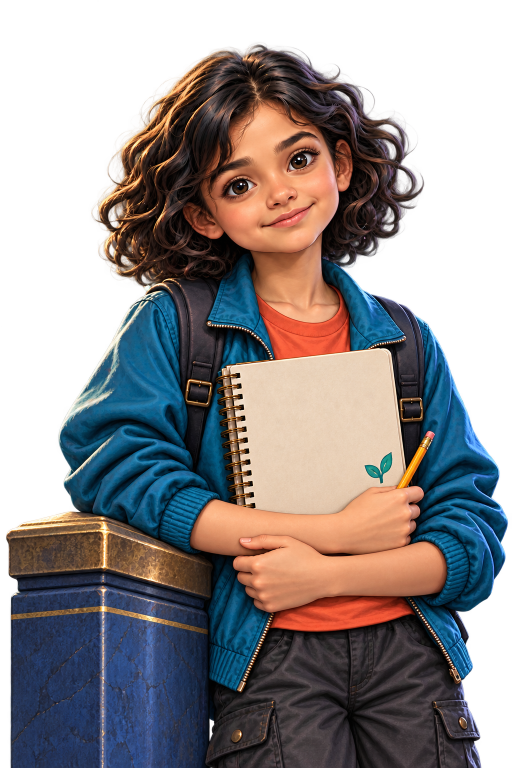
#> input picture Tasks/FInalChangesTask/library/C-AHANA-LEAN-02.png, 1024 x 1536 px, given in place of M01-D01.png, which was not available (shown at 1/2 size)
$ python p005_b1_vignettes.py
#> lines starting #> are read from the running program, lines starting #| are printed output that depends on the picture
# P005 (B1 light rebuild): two feathered vignettes from M01-D01 (upper-right pavilions):
# TOWNW.png lamp-warm (Sam), TOWNC.png frost-graded with snow (Sarah). Free, PIL only.
import random
from PIL import Image, ImageFilter, ImageDraw, ImageOps, ImageChops
T = "/home/akasdh/Desktop/Projects/ComicAgent/Tasks/"
OUT = T + "PdfSheetsGenTask/CH01/P005/assets/img/"
W, H = 260, 640                       # 4 px/pt for a 65 x 160 pt slot
src = Image.open(T + "BagroundGenTask/out/plates/M01-D01.png").convert("RGB")
crop = src.crop((786, 96, 912, 406)).resize((W, H), Image.LANCZOS).filter(ImageFilter.UnsharpMask(2, 50, 2))
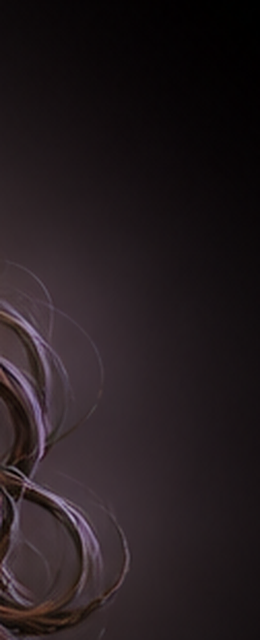
#> crop: PIL image 260x640 RGB; mean R, G, B 36.3, 27.7, 30.8
CREAM = (247, 241, 227)

def chmul(img, k):
    return Image.merge("RGB", [c.point(lambda v, f=f: min(255, int(v * f))) for c, f in zip(img.split(), k)])

def warm(im):
    w = chmul(im, (1.16, 1.02, 0.78))
    lum = ImageOps.grayscale(im)
    amber = ImageOps.colorize(lum, (70, 38, 22), (255, 226, 170))      # lamp-lit dusk: blue night pulled to amber
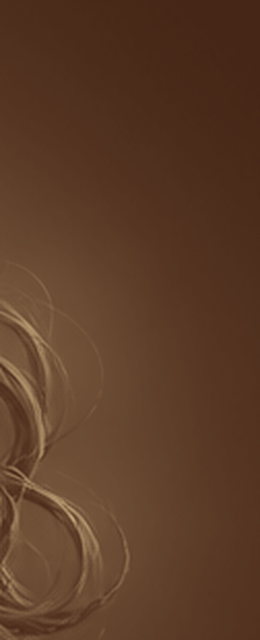
#> amber: PIL image 260x640 RGB; mean R, G, B 91.7, 60.1, 39.3
    return Image.blend(w, amber, 0.62)

def cold(im, seed):
    random.seed(seed)
    gray = ImageOps.grayscale(im)
    c = Image.blend(im, gray.convert("RGB"), 0.62)
    c = chmul(c, (0.78, 0.92, 1.20))
    c = c.point(lambda v: int(255 - (255 - v) ** 1.22 / 255 ** 0.22))
    ice = Image.new("RGB", im.size, (220, 238, 255))
    c = Image.composite(ice, c, gray.point(lambda v: int(150 * min(1, max(0, (v / 255 - .5) / .5)))))
    sn = Image.new("L", im.size, 0); d = ImageDraw.Draw(sn)
    for _ in range(170):
        x = random.uniform(0, W); y = random.uniform(0, H); r = random.choice([1.2, 1.6, 2.2, 3.0])
        d.ellipse([x - r, y - r, x + r, y + r], fill=random.randint(150, 240))
    # rime settling on the lower third
    for _ in range(120):
        x = random.uniform(0, W); y = H - abs(random.gauss(0, 70)); r = random.uniform(2, 6)
        d.ellipse([x - r, y - r, x + r, y + r], fill=random.randint(70, 150))
    return Image.composite(Image.new("RGB", im.size, (244, 249, 255)), c, sn.filter(ImageFilter.GaussianBlur(1)))

def feather(seed, rough=True):
    """irregular fade: an inset rounded field roughed up by noise, edges dissolving into the paper"""
    random.seed(seed)
    m = Image.new("L", (W, H), 0); d = ImageDraw.Draw(m)
    d.rounded_rectangle([34, 46, W - 30, H - 52], radius=40, fill=255)
    for _ in range(90):   # ragged bites and spurs along the edge
        side = random.choice("lrtb")
        if side in "lr":
            y = random.uniform(40, H - 40); x = 34 if side == "l" else W - 30
        else:
            x = random.uniform(30, W - 30); y = 46 if side == "t" else H - 52
        r = random.uniform(8, 26)
        d.ellipse([x - r, y - r, x + r, y + r], fill=random.choice([0, 255]))
    m = m.filter(ImageFilter.GaussianBlur(16))
    # roughen only the fading rim (0 < alpha < 255), never the interior
    n = Image.effect_noise((W // 5, H // 5), 70).resize((W, H), Image.BICUBIC).filter(ImageFilter.GaussianBlur(1.5))
    rim = m.point(lambda v: 255 if 8 < v < 235 else 0).filter(ImageFilter.GaussianBlur(6))
    rough_m = ImageChops.multiply(m, n.point(lambda v: min(255, 90 + v)))
    if rough:
        m = Image.composite(rough_m, m, rim)
    return m.point(lambda v: min(255, int(v * 1.12)))

for name, img, seed, rough, fade in (("TOWNW", warm(crop), 3, False, .34), ("TOWNC", cold(crop, 11), 5, True, .38)):
    img = Image.blend(img, Image.new("RGB", (W, H), CREAM), fade)    # held under the ticks: low contrast
    out = img.convert("RGBA"); out.putalpha(feather(seed, rough))
    out.save(OUT + name + ".png")
#> this loop made 2 passes
#> (name, seed, rough, fade) on passes 1 to 2: ('TOWNW', 3, False, 0.34), ('TOWNC', 5, True, 0.38)
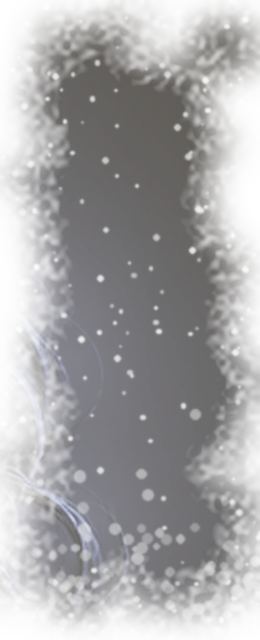
#> out: PIL image 260x640 RGBA; mean R, G, B, A 115.7, 114.6, 116.2, 159.5; transparent parts drawn white
print("ok")

# Ahana: the pillar's outer (left) side dissolves irregularly into the paper (V09 §6), figure stays opaque
a = Image.open(T + "FInalChangesTask/library/C-AHANA-LEAN-01.png").convert("RGBA")
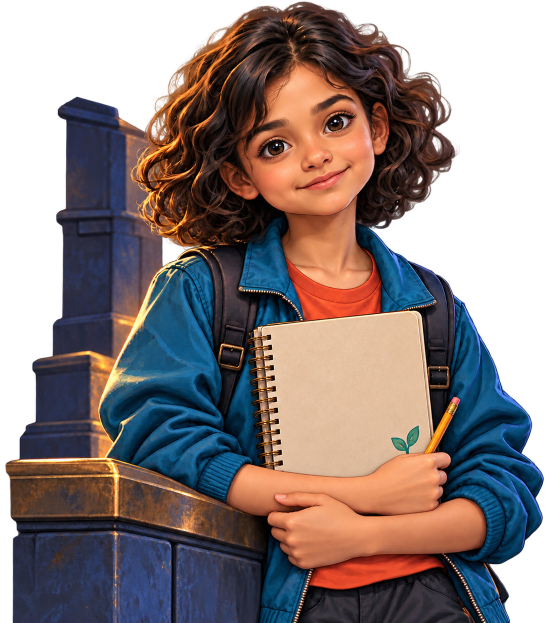
#> input picture Tasks/FInalChangesTask/library/C-AHANA-LEAN-01.png, 1104 x 1246 px, found by its file name (shown at 1/2 size)
#> a is the input picture: PIL image 1104x1246 RGBA; mean R, G, B, A 71.3, 58.1, 56.5, 180.6
a.thumbnail((886, 1000), Image.LANCZOS)
#> a: PIL image 886x1000 RGBA
aw, ah = a.size
#> aw = 886; ah = 1000
random.seed(21)
ramp = Image.new("L", (aw, ah), 255); d = ImageDraw.Draw(ramp)
#> after `ramp = Image.new('L', (aw, ah), 255)`: ramp: PIL image 886x1000 L; every value is 255
for y in range(0, ah, 3):                      # ragged fade front, wandering with height
    edge = 70 + 60 * random.random() + 40 * ((y / ah) ** 2)
    for x in range(0, int(edge) + 60, 3):
        v = max(0, min(255, int(255 * (x - edge + 60) / 120)))
        d.rectangle([x, y, x + 3, y + 3], fill=v)
    d.rectangle([int(edge) + 60, y, aw, y + 3], fill=255)
ramp = ramp.filter(ImageFilter.GaussianBlur(7))
n = Image.effect_noise((aw // 14, ah // 14), 80).resize((aw, ah), Image.BICUBIC).filter(ImageFilter.GaussianBlur(4))
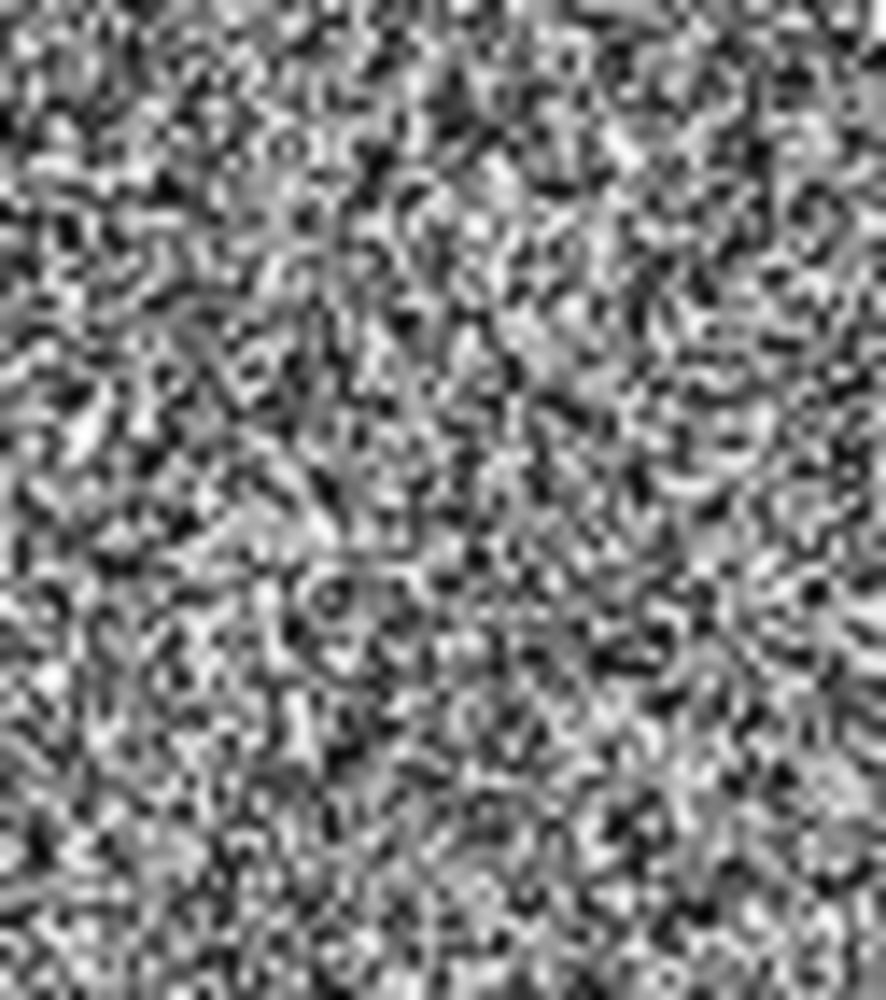
#> n: PIL image 886x1000 L; min 0, max 255, mean 126.5
ramp = Image.composite(ImageChops.multiply(ramp, n.point(lambda v: min(255, 110 + v))), ramp,
                       ramp.point(lambda v: 255 if 10 < v < 240 else 0).filter(ImageFilter.GaussianBlur(8)))
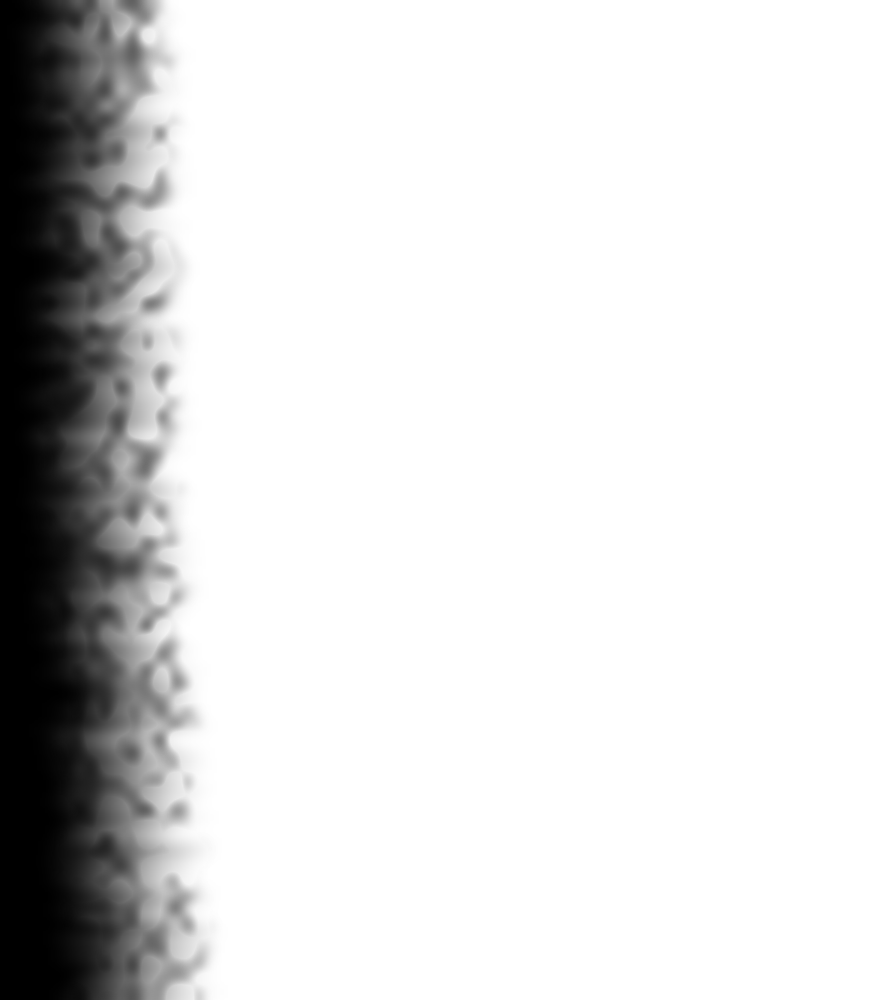
#> ramp: PIL image 886x1000 L; min 0, max 255, mean 219.8
a.putalpha(ImageChops.multiply(a.split()[3], ramp))
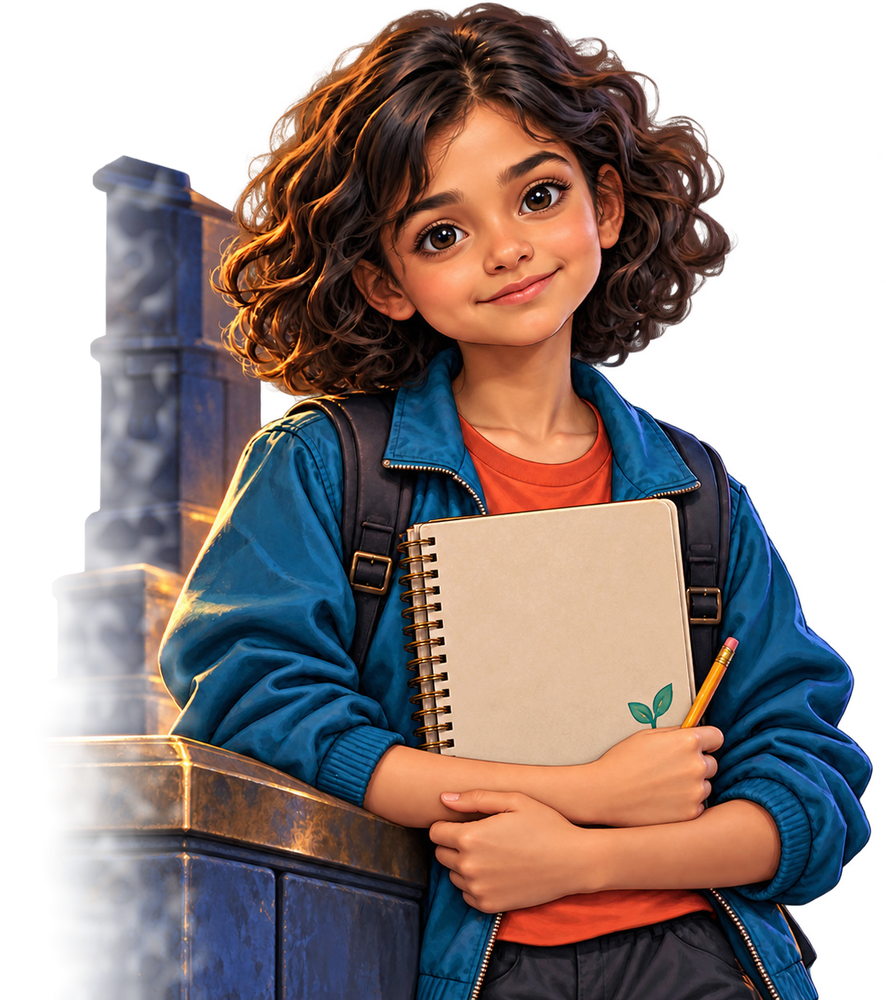
#> a: PIL image 886x1000 RGBA; mean R, G, B, A 70.9, 57.8, 56.2, 164.8; transparent parts drawn white
a.save(OUT + "AHANA.png")
print("ahana ok")
